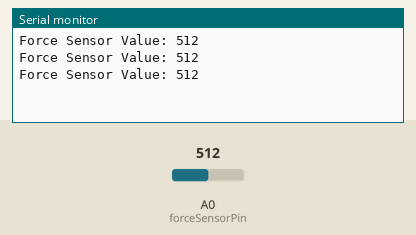
Bench run of a sketch on a simulated Arduino Uno, built with avr-gcc and run on an emulated ATmega328P. On the bench: the last lines printed to the serial monitor. The inputs (shaded band) are chosen by the test bench; at power-on: A0 (forceSensorPin) = 512.

Above: at 1.3 s.
1.4 s: A0 (forceSensorPin) set to 716
At 1.9 s:
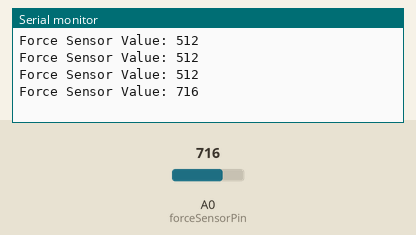
2.9 s: A0 (forceSensorPin) set to 900
At 3.4 s:
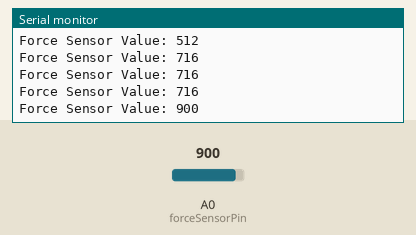
Timing chart, 0 to 5.9 s (numbered marks = the images above; inputs shaded):
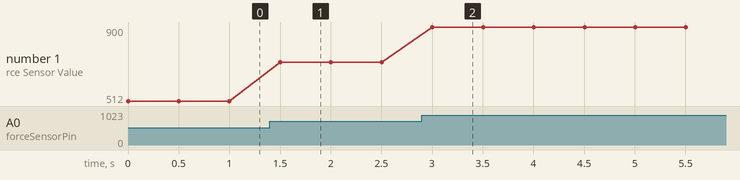

The sketch:

heartbeat.ino
```cpp
// Pin Definitions
const int forceSensorPin = A0; // Connect the force sensor to analog pin A0

void setup() {
  // Initialize Serial Communication
  Serial.begin(9600);
}

void loop() {
  // Read the analog value from the force sensor
  int forceValue = analogRead(forceSensorPin);

  // Print the force value to the Serial Monitor
  Serial.print("Force Sensor Value: ");
  Serial.println(forceValue);

  // Optional: You can add a delay to make the output more readable
  delay(500);
}
```

Measured:
- after the input at 1.4 s, the serial monitor: prints a new line after 0.10 s (image 1)
- after the input at 2.9 s, the serial monitor: prints a new line after 0.10 s (image 2)
- plotted number 1: 512 → 716 after the input at 1.4 s, 716 → 900 after the input at 2.9 s
